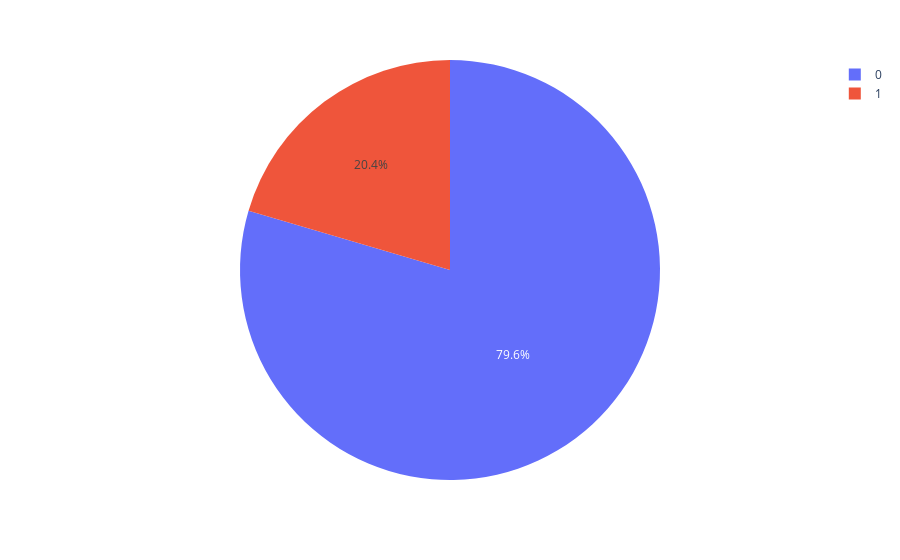

The code cell stored with this chart in its notebook:
### Code cell
pie_2 = df.groupby(['Complain'])[['Complain']].count()
px.pie(values = pie_2.Complain, names = pie_2.index)

### Figure 1 — Plotly figure (JSON) as saved in the notebook; plotly's stock layout.template omitted (floating-point values rounded to 4 significant figures)
{"data": [{"domain": {"x": [0, 1], "y": [0, 1]}, "hovertemplate": "label=%{label}<br>value=%{value}<extra></extra>", "labels": [0, 1], "legendgroup": "", "name": "", "showlegend": true, "type": "pie", "values": [7956, 2044]}], "layout": {"autosize": true, "legend": {"tracegroupgap": 0}, "margin": {"t": 60}}}
